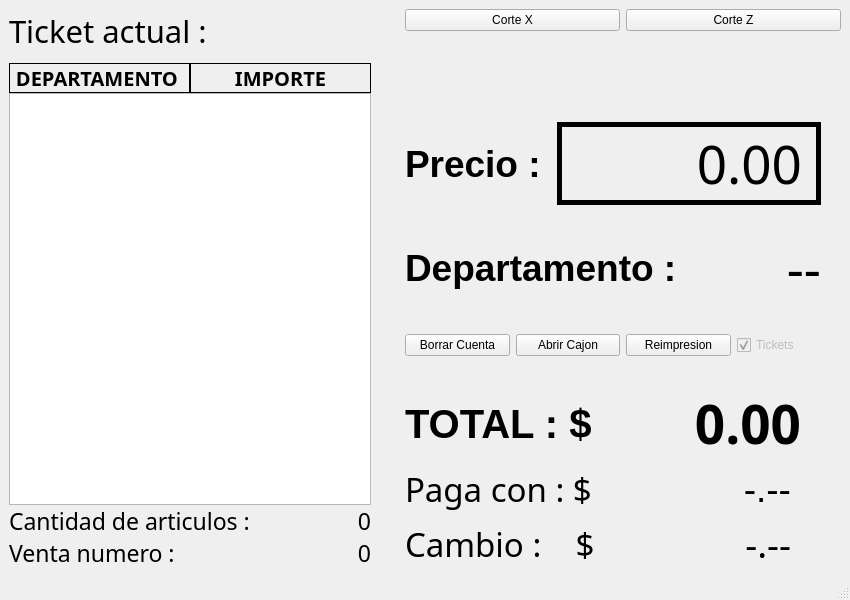
<?xml version="1.0" encoding="UTF-8"?>
<ui version="4.0">
 <class>Caja</class>
 <widget class="QMainWindow" name="Caja">
  <property name="geometry">
   <rect>
    <x>0</x>
    <y>0</y>
    <width>850</width>
    <height>600</height>
   </rect>
  </property>
  <property name="sizePolicy">
   <sizepolicy hsizetype="Minimum" vsizetype="Minimum">
    <horstretch>0</horstretch>
    <verstretch>0</verstretch>
   </sizepolicy>
  </property>
  <property name="minimumSize">
   <size>
    <width>800</width>
    <height>600</height>
   </size>
  </property>
  <property name="maximumSize">
   <size>
    <width>16777215</width>
    <height>16777215</height>
   </size>
  </property>
  <property name="windowTitle">
   <string>Caja</string>
  </property>
  <property name="windowOpacity">
   <double>5.000000000000000</double>
  </property>
  <widget class="QWidget" name="centralwidget">
   <property name="layoutDirection">
    <enum>Qt::LeftToRight</enum>
   </property>
   <layout class="QVBoxLayout" name="verticalLayout">
    <item>
     <layout class="QHBoxLayout" name="horizontalLayout">
      <item>
       <spacer name="horizontalSpacer_13">
        <property name="orientation">
         <enum>Qt::Horizontal</enum>
        </property>
        <property name="sizeHint" stdset="0">
         <size>
          <width>40</width>
          <height>20</height>
         </size>
        </property>
       </spacer>
      </item>
      <item>
       <layout class="QVBoxLayout" name="verticalLayout_3">
        <property name="spacing">
         <number>0</number>
        </property>
        <item>
         <widget class="QLabel" name="label_9">
          <property name="sizePolicy">
           <sizepolicy hsizetype="Preferred" vsizetype="Preferred">
            <horstretch>0</horstretch>
            <verstretch>0</verstretch>
           </sizepolicy>
          </property>
          <property name="font">
           <font>
            <family>Century Gothic</family>
            <pointsize>23</pointsize>
           </font>
          </property>
          <property name="text">
           <string>Ticket actual : </string>
          </property>
         </widget>
        </item>
        <item>
         <spacer name="verticalSpacer">
          <property name="orientation">
           <enum>Qt::Vertical</enum>
          </property>
          <property name="sizeType">
           <enum>QSizePolicy::Fixed</enum>
          </property>
          <property name="sizeHint" stdset="0">
           <size>
            <width>0</width>
            <height>10</height>
           </size>
          </property>
         </spacer>
        </item>
        <item>
         <layout class="QHBoxLayout" name="horizontalLayout_9">
          <property name="spacing">
           <number>0</number>
          </property>
          <item>
           <widget class="QLabel" name="label_7">
            <property name="font">
             <font>
              <family>Century Gothic</family>
              <pointsize>15</pointsize>
              <bold>true</bold>
             </font>
            </property>
            <property name="autoFillBackground">
             <bool>true</bool>
            </property>
            <property name="frameShape">
             <enum>QFrame::Box</enum>
            </property>
            <property name="text">
             <string>DEPARTAMENTO </string>
            </property>
            <property name="alignment">
             <set>Qt::AlignCenter</set>
            </property>
           </widget>
          </item>
          <item>
           <widget class="QLabel" name="label_6">
            <property name="font">
             <font>
              <family>Century Gothic</family>
              <pointsize>15</pointsize>
              <bold>true</bold>
             </font>
            </property>
            <property name="layoutDirection">
             <enum>Qt::LeftToRight</enum>
            </property>
            <property name="autoFillBackground">
             <bool>true</bool>
            </property>
            <property name="frameShape">
             <enum>QFrame::Box</enum>
            </property>
            <property name="text">
             <string>IMPORTE</string>
            </property>
            <property name="alignment">
             <set>Qt::AlignCenter</set>
            </property>
           </widget>
          </item>
         </layout>
        </item>
        <item>
         <widget class="QListWidget" name="listWidget">
          <property name="enabled">
           <bool>false</bool>
          </property>
          <property name="sizePolicy">
           <sizepolicy hsizetype="Maximum" vsizetype="Expanding">
            <horstretch>0</horstretch>
            <verstretch>0</verstretch>
           </sizepolicy>
          </property>
          <property name="minimumSize">
           <size>
            <width>362</width>
            <height>0</height>
           </size>
          </property>
          <property name="palette">
           <palette>
            <active/>
            <inactive/>
            <disabled>
             <colorrole role="Text">
              <brush brushstyle="SolidPattern">
               <color alpha="255">
                <red>0</red>
                <green>0</green>
                <blue>0</blue>
               </color>
              </brush>
             </colorrole>
             <colorrole role="Base">
              <brush brushstyle="SolidPattern">
               <color alpha="255">
                <red>255</red>
                <green>255</green>
                <blue>255</blue>
               </color>
              </brush>
             </colorrole>
            </disabled>
           </palette>
          </property>
          <property name="verticalScrollBarPolicy">
           <enum>Qt::ScrollBarAlwaysOff</enum>
          </property>
          <property name="horizontalScrollBarPolicy">
           <enum>Qt::ScrollBarAlwaysOff</enum>
          </property>
          <property name="autoScroll">
           <bool>true</bool>
          </property>
          <property name="resizeMode">
           <enum>QListView::Fixed</enum>
          </property>
         </widget>
        </item>
        <item>
         <layout class="QHBoxLayout" name="horizontalLayout_11">
          <item>
           <widget class="QLabel" name="label_art">
            <property name="font">
             <font>
              <family>Century Gothic</family>
              <pointsize>17</pointsize>
             </font>
            </property>
            <property name="text">
             <string>Cantidad de articulos : </string>
            </property>
           </widget>
          </item>
          <item>
           <widget class="QLabel" name="cantidad_art">
            <property name="font">
             <font>
              <family>Century Gothic</family>
              <pointsize>17</pointsize>
             </font>
            </property>
            <property name="text">
             <string>0</string>
            </property>
            <property name="alignment">
             <set>Qt::AlignRight|Qt::AlignTrailing|Qt::AlignVCenter</set>
            </property>
           </widget>
          </item>
         </layout>
        </item>
        <item>
         <layout class="QHBoxLayout" name="horizontalLayout_12">
          <item>
           <widget class="QLabel" name="num_venta">
            <property name="font">
             <font>
              <family>Century Gothic</family>
              <pointsize>17</pointsize>
             </font>
            </property>
            <property name="text">
             <string>Venta numero : </string>
            </property>
           </widget>
          </item>
          <item>
           <widget class="QLabel" name="folio_venta">
            <property name="font">
             <font>
              <family>Century Gothic</family>
              <pointsize>17</pointsize>
             </font>
            </property>
            <property name="text">
             <string>0</string>
            </property>
            <property name="alignment">
             <set>Qt::AlignRight|Qt::AlignTrailing|Qt::AlignVCenter</set>
            </property>
           </widget>
          </item>
         </layout>
        </item>
       </layout>
      </item>
      <item>
       <spacer name="horizontalSpacer_10">
        <property name="orientation">
         <enum>Qt::Horizontal</enum>
        </property>
        <property name="sizeType">
         <enum>QSizePolicy::Maximum</enum>
        </property>
        <property name="sizeHint" stdset="0">
         <size>
          <width>100</width>
          <height>20</height>
         </size>
        </property>
       </spacer>
      </item>
      <item>
       <layout class="QVBoxLayout" name="verticalLayout_2">
        <item>
         <layout class="QHBoxLayout" name="horizontalLayout_5">
          <item>
           <widget class="QPushButton" name="boton_corte_x">
            <property name="text">
             <string>Corte X</string>
            </property>
           </widget>
          </item>
          <item>
           <widget class="QPushButton" name="boton_corte_z">
            <property name="text">
             <string>Corte Z</string>
            </property>
           </widget>
          </item>
         </layout>
        </item>
        <item>
         <spacer name="verticalSpacer_2">
          <property name="orientation">
           <enum>Qt::Vertical</enum>
          </property>
          <property name="sizeHint" stdset="0">
           <size>
            <width>20</width>
            <height>40</height>
           </size>
          </property>
         </spacer>
        </item>
        <item>
         <layout class="QHBoxLayout" name="horizontalLayout_10">
          <item>
           <spacer name="horizontalSpacer">
            <property name="orientation">
             <enum>Qt::Horizontal</enum>
            </property>
            <property name="sizeHint" stdset="0">
             <size>
              <width>40</width>
              <height>20</height>
             </size>
            </property>
           </spacer>
          </item>
          <item>
           <widget class="QLabel" name="etiqueta_multi">
            <property name="font">
             <font>
              <family>Century Gothic</family>
              <pointsize>30</pointsize>
             </font>
            </property>
            <property name="text">
             <string/>
            </property>
           </widget>
          </item>
          <item>
           <spacer name="horizontalSpacer_3">
            <property name="orientation">
             <enum>Qt::Horizontal</enum>
            </property>
            <property name="sizeType">
             <enum>QSizePolicy::Fixed</enum>
            </property>
            <property name="sizeHint" stdset="0">
             <size>
              <width>80</width>
              <height>20</height>
             </size>
            </property>
           </spacer>
          </item>
         </layout>
        </item>
        <item>
         <layout class="QHBoxLayout" name="horizontalLayout_2">
          <property name="sizeConstraint">
           <enum>QLayout::SetDefaultConstraint</enum>
          </property>
          <item>
           <widget class="QLabel" name="label_2">
            <property name="sizePolicy">
             <sizepolicy hsizetype="Fixed" vsizetype="Preferred">
              <horstretch>0</horstretch>
              <verstretch>0</verstretch>
             </sizepolicy>
            </property>
            <property name="font">
             <font>
              <pointsize>28</pointsize>
              <bold>true</bold>
             </font>
            </property>
            <property name="text">
             <string>Precio :</string>
            </property>
           </widget>
          </item>
          <item>
           <spacer name="horizontalSpacer_2">
            <property name="orientation">
             <enum>Qt::Horizontal</enum>
            </property>
            <property name="sizeType">
             <enum>QSizePolicy::Fixed</enum>
            </property>
            <property name="sizeHint" stdset="0">
             <size>
              <width>10</width>
              <height>20</height>
             </size>
            </property>
           </spacer>
          </item>
          <item>
           <widget class="QLabel" name="etiqueta_precio">
            <property name="font">
             <font>
              <family>Century Gothic</family>
              <pointsize>40</pointsize>
              <bold>false</bold>
             </font>
            </property>
            <property name="layoutDirection">
             <enum>Qt::LeftToRight</enum>
            </property>
            <property name="frameShape">
             <enum>QFrame::Box</enum>
            </property>
            <property name="lineWidth">
             <number>5</number>
            </property>
            <property name="text">
             <string>     0.00</string>
            </property>
            <property name="alignment">
             <set>Qt::AlignRight|Qt::AlignTrailing|Qt::AlignVCenter</set>
            </property>
           </widget>
          </item>
          <item>
           <spacer name="horizontalSpacer_7">
            <property name="orientation">
             <enum>Qt::Horizontal</enum>
            </property>
            <property name="sizeType">
             <enum>QSizePolicy::Fixed</enum>
            </property>
            <property name="sizeHint" stdset="0">
             <size>
              <width>20</width>
              <height>20</height>
             </size>
            </property>
           </spacer>
          </item>
         </layout>
        </item>
        <item>
         <spacer name="horizontalSpacer_12">
          <property name="orientation">
           <enum>Qt::Horizontal</enum>
          </property>
          <property name="sizeType">
           <enum>QSizePolicy::Preferred</enum>
          </property>
          <property name="sizeHint" stdset="0">
           <size>
            <width>400</width>
            <height>20</height>
           </size>
          </property>
         </spacer>
        </item>
        <item>
         <layout class="QHBoxLayout" name="horizontalLayout_3">
          <property name="sizeConstraint">
           <enum>QLayout::SetDefaultConstraint</enum>
          </property>
          <item>
           <widget class="QLabel" name="label_3">
            <property name="sizePolicy">
             <sizepolicy hsizetype="Minimum" vsizetype="Minimum">
              <horstretch>0</horstretch>
              <verstretch>0</verstretch>
             </sizepolicy>
            </property>
            <property name="font">
             <font>
              <pointsize>28</pointsize>
              <bold>true</bold>
             </font>
            </property>
            <property name="text">
             <string>Departamento : </string>
            </property>
           </widget>
          </item>
          <item>
           <widget class="QLabel" name="etiqueta_dep">
            <property name="sizePolicy">
             <sizepolicy hsizetype="Expanding" vsizetype="Preferred">
              <horstretch>0</horstretch>
              <verstretch>0</verstretch>
             </sizepolicy>
            </property>
            <property name="font">
             <font>
              <family>Century Gothic</family>
              <pointsize>40</pointsize>
              <bold>false</bold>
             </font>
            </property>
            <property name="frameShape">
             <enum>QFrame::NoFrame</enum>
            </property>
            <property name="lineWidth">
             <number>5</number>
            </property>
            <property name="text">
             <string>--</string>
            </property>
            <property name="alignment">
             <set>Qt::AlignRight|Qt::AlignTrailing|Qt::AlignVCenter</set>
            </property>
           </widget>
          </item>
          <item>
           <spacer name="horizontalSpacer_6">
            <property name="orientation">
             <enum>Qt::Horizontal</enum>
            </property>
            <property name="sizeType">
             <enum>QSizePolicy::Fixed</enum>
            </property>
            <property name="sizeHint" stdset="0">
             <size>
              <width>20</width>
              <height>20</height>
             </size>
            </property>
           </spacer>
          </item>
         </layout>
        </item>
        <item>
         <spacer name="verticalSpacer_3">
          <property name="orientation">
           <enum>Qt::Vertical</enum>
          </property>
          <property name="sizeHint" stdset="0">
           <size>
            <width>20</width>
            <height>40</height>
           </size>
          </property>
         </spacer>
        </item>
        <item>
         <layout class="QHBoxLayout" name="horizontalLayout_6">
          <item>
           <widget class="QPushButton" name="boton_borrar_todo">
            <property name="text">
             <string>Borrar Cuenta</string>
            </property>
           </widget>
          </item>
          <item>
           <widget class="QPushButton" name="pushButton">
            <property name="text">
             <string>Abrir Cajon</string>
            </property>
           </widget>
          </item>
          <item>
           <widget class="QPushButton" name="reimpresion">
            <property name="text">
             <string>Reimpresion</string>
            </property>
           </widget>
          </item>
          <item>
           <widget class="QCheckBox" name="check_tickets">
            <property name="enabled">
             <bool>false</bool>
            </property>
            <property name="sizePolicy">
             <sizepolicy hsizetype="Preferred" vsizetype="Fixed">
              <horstretch>0</horstretch>
              <verstretch>0</verstretch>
             </sizepolicy>
            </property>
            <property name="text">
             <string>Tickets</string>
            </property>
            <property name="checked">
             <bool>true</bool>
            </property>
           </widget>
          </item>
         </layout>
        </item>
        <item>
         <spacer name="verticalSpacer_4">
          <property name="orientation">
           <enum>Qt::Vertical</enum>
          </property>
          <property name="sizeHint" stdset="0">
           <size>
            <width>20</width>
            <height>40</height>
           </size>
          </property>
         </spacer>
        </item>
        <item>
         <layout class="QHBoxLayout" name="horizontalLayout_4">
          <property name="sizeConstraint">
           <enum>QLayout::SetDefaultConstraint</enum>
          </property>
          <item>
           <widget class="QLabel" name="label_4">
            <property name="font">
             <font>
              <pointsize>30</pointsize>
              <bold>true</bold>
             </font>
            </property>
            <property name="text">
             <string>TOTAL : $</string>
            </property>
           </widget>
          </item>
          <item>
           <widget class="QLabel" name="etiqueta_total">
            <property name="font">
             <font>
              <family>Century Gothic</family>
              <pointsize>40</pointsize>
              <bold>true</bold>
             </font>
            </property>
            <property name="lineWidth">
             <number>5</number>
            </property>
            <property name="text">
             <string>       0.00</string>
            </property>
            <property name="alignment">
             <set>Qt::AlignRight|Qt::AlignTrailing|Qt::AlignVCenter</set>
            </property>
           </widget>
          </item>
          <item>
           <spacer name="horizontalSpacer_4">
            <property name="orientation">
             <enum>Qt::Horizontal</enum>
            </property>
            <property name="sizeType">
             <enum>QSizePolicy::Fixed</enum>
            </property>
            <property name="sizeHint" stdset="0">
             <size>
              <width>40</width>
              <height>20</height>
             </size>
            </property>
           </spacer>
          </item>
         </layout>
        </item>
        <item>
         <layout class="QHBoxLayout" name="horizontalLayout_8">
          <item>
           <widget class="QLabel" name="label_5">
            <property name="font">
             <font>
              <family>Century Gothic</family>
              <pointsize>25</pointsize>
             </font>
            </property>
            <property name="text">
             <string>Paga con : $</string>
            </property>
           </widget>
          </item>
          <item>
           <widget class="QLabel" name="etiqueta_pago">
            <property name="font">
             <font>
              <pointsize>28</pointsize>
             </font>
            </property>
            <property name="lineWidth">
             <number>5</number>
            </property>
            <property name="text">
             <string>       -.--</string>
            </property>
            <property name="alignment">
             <set>Qt::AlignRight|Qt::AlignTrailing|Qt::AlignVCenter</set>
            </property>
           </widget>
          </item>
          <item>
           <spacer name="horizontalSpacer_11">
            <property name="orientation">
             <enum>Qt::Horizontal</enum>
            </property>
            <property name="sizeType">
             <enum>QSizePolicy::Fixed</enum>
            </property>
            <property name="sizeHint" stdset="0">
             <size>
              <width>50</width>
              <height>20</height>
             </size>
            </property>
           </spacer>
          </item>
         </layout>
        </item>
        <item>
         <layout class="QHBoxLayout" name="horizontalLayout_7">
          <item>
           <widget class="QLabel" name="label">
            <property name="font">
             <font>
              <family>Century Gothic</family>
              <pointsize>25</pointsize>
             </font>
            </property>
            <property name="text">
             <string>Cambio :    $</string>
            </property>
           </widget>
          </item>
          <item>
           <widget class="QLabel" name="etiqueta_cambio">
            <property name="font">
             <font>
              <family>Century Gothic</family>
              <pointsize>28</pointsize>
             </font>
            </property>
            <property name="lineWidth">
             <number>5</number>
            </property>
            <property name="text">
             <string>       -.--</string>
            </property>
            <property name="alignment">
             <set>Qt::AlignRight|Qt::AlignTrailing|Qt::AlignVCenter</set>
            </property>
           </widget>
          </item>
          <item>
           <spacer name="horizontalSpacer_9">
            <property name="orientation">
             <enum>Qt::Horizontal</enum>
            </property>
            <property name="sizeType">
             <enum>QSizePolicy::Fixed</enum>
            </property>
            <property name="sizeHint" stdset="0">
             <size>
              <width>50</width>
              <height>20</height>
             </size>
            </property>
           </spacer>
          </item>
         </layout>
        </item>
       </layout>
      </item>
      <item>
       <spacer name="horizontalSpacer_8">
        <property name="orientation">
         <enum>Qt::Horizontal</enum>
        </property>
        <property name="sizeHint" stdset="0">
         <size>
          <width>40</width>
          <height>20</height>
         </size>
        </property>
       </spacer>
      </item>
     </layout>
    </item>
   </layout>
  </widget>
  <widget class="QStatusBar" name="statusbar"/>
  <widget class="QMenuBar" name="menuBar">
   <property name="geometry">
    <rect>
     <x>0</x>
     <y>0</y>
     <width>850</width>
     <height>22</height>
    </rect>
   </property>
  </widget>
 </widget>
 <resources/>
 <connections/>
</ui>
